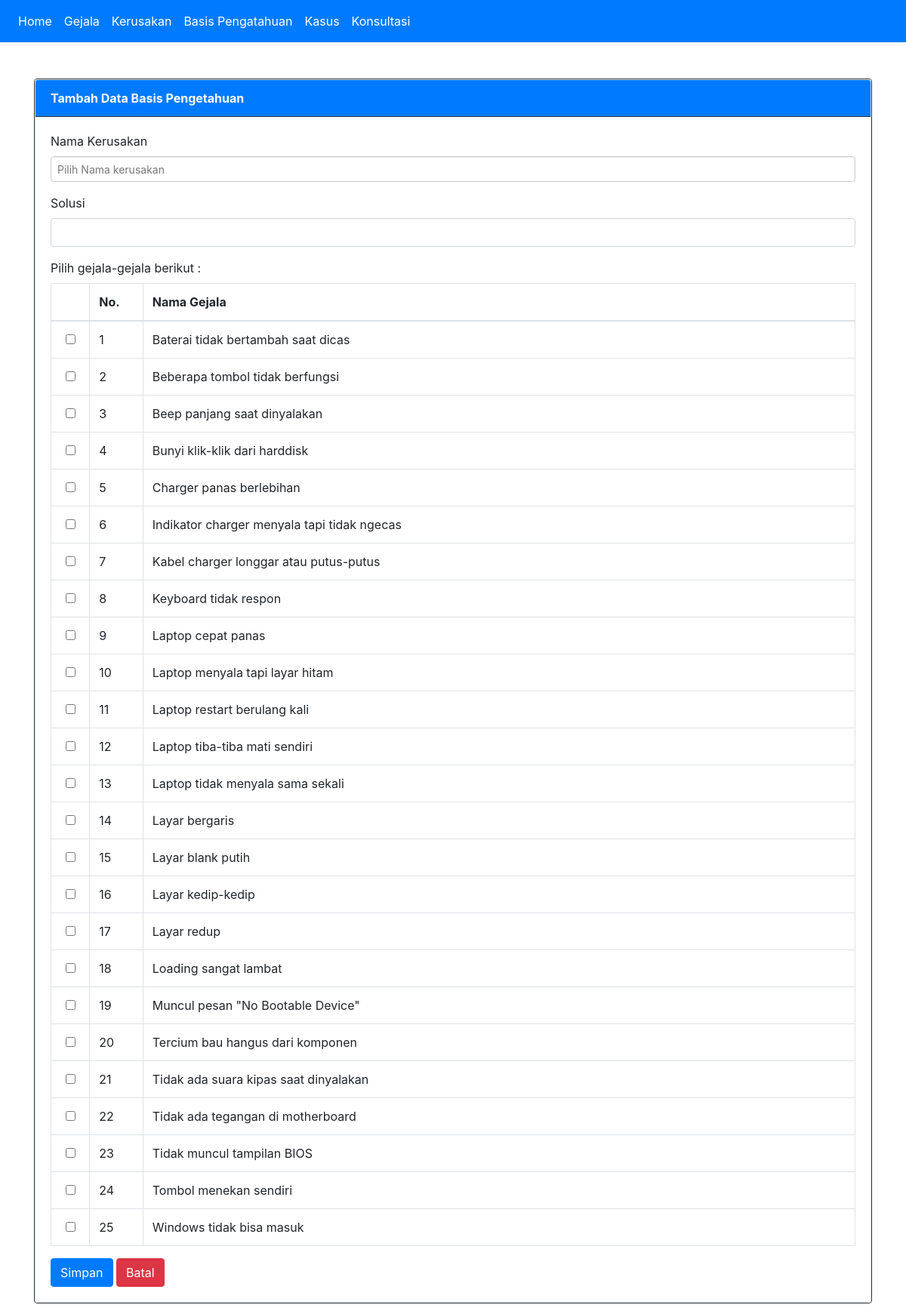
Screenshot of /?page=pengetahuan&action=tambah with the database file from the repository.
### tables this page shows
CREATE TABLE `gejala`  (
  `idgejala` int NOT NULL AUTO_INCREMENT,
  `nmgejala` varchar(200) NULL DEFAULT NULL,
  PRIMARY KEY (`idgejala`) USING BTREE
);

### tambah_pengetahuan.php (the view, shortened to what this page needs)
<div class="row">
    <div class="col-sm-12">
        <form action="" method="POST" name="Form" onsubmit="return validasiForm()">
            <div class="card border-dark">
                <div class="card">
                <div class="card-header bg-primary text-white border-dark"><strong>Tambah Data Basis Pengetahuan</strong></div>
                <div class="card-body">
                    <div class="form-group">
                        <label for="">Nama Kerusakan</label>
                    </div>
                    <div class="form-group">
                        <label for="">Solusi</label>
                        <input type="text" class="form-control" name="solusi" maxlength="200" required>
                    </div>
                    <div class="form-group">
                        <label for="">Pilih gejala-gejala berikut :</label>
                        <table class="table table-bordered">
                            <thead>
                                <tr>
                                    <th width="30px"></th>
                                    <th width="30px">No.</th>
                                    <th width="700px">Nama Gejala</th>
                                </tr>
                            </thead>
                            <tbody>
                                <?php
                                    $no=1;
                                    $sql = "SELECT*FROM gejala ORDER BY nmgejala ASC";
                                    $result = $conn->query($sql);
                                    while($row = $result->fetch_assoc()) {
                                ?>
                                <tr>
                                    <td align="center"><input type="checkbox" class="check-item" name="<?php echo 'idgejala[]'; ?>" value="<?php echo $row['idgejala']; ?>"></td>
                                    <td><?php echo $no++; ?></td>
                                    <td><?php echo $row['nmgejala']; ?></td>
                                </tr>
                                <?php
                                    }
                                ?>
                            </tbody>
                        </table>
                    </div>
                    <input class="btn btn-primary" type="submit" name="simpan" value="Simpan">
                    <a class="btn btn-danger" href="?page=pengetahuan">Batal</a>
                </div>
            </div>
        </form>
    </div>
</div>

### rows the page displays
gejala: nmgejala "Baterai tidak bertambah saat dicas"
gejala: nmgejala "Beberapa tombol tidak berfungsi"
gejala: nmgejala "Beep panjang saat dinyalakan"
gejala: nmgejala "Bunyi klik-klik dari harddisk"
gejala: nmgejala "Charger panas berlebihan"
gejala: nmgejala "Indikator charger menyala tapi tidak ngecas"
gejala: nmgejala "Kabel charger longgar atau putus-putus"
gejala: nmgejala "Keyboard tidak respon"
gejala: nmgejala "Laptop cepat panas"
gejala: nmgejala "Laptop menyala tapi layar hitam"
gejala: nmgejala "Laptop restart berulang kali"
gejala: nmgejala "Laptop tiba-tiba mati sendiri"
gejala: nmgejala "Laptop tidak menyala sama sekali"
gejala: nmgejala "Layar bergaris"
gejala: nmgejala "Layar blank putih"
gejala: nmgejala "Layar kedip-kedip"
gejala: nmgejala "Layar redup"
gejala: nmgejala "Loading sangat lambat"
gejala: nmgejala "Muncul pesan \"No Bootable Device\""
gejala: nmgejala "Tercium bau hangus dari komponen"
gejala: nmgejala "Tidak ada suara kipas saat dinyalakan"
gejala: nmgejala "Tidak ada tegangan di motherboard"
gejala: nmgejala "Tidak muncul tampilan BIOS"
gejala: nmgejala "Tombol menekan sendiri"
gejala: nmgejala "Windows tidak bisa masuk"
